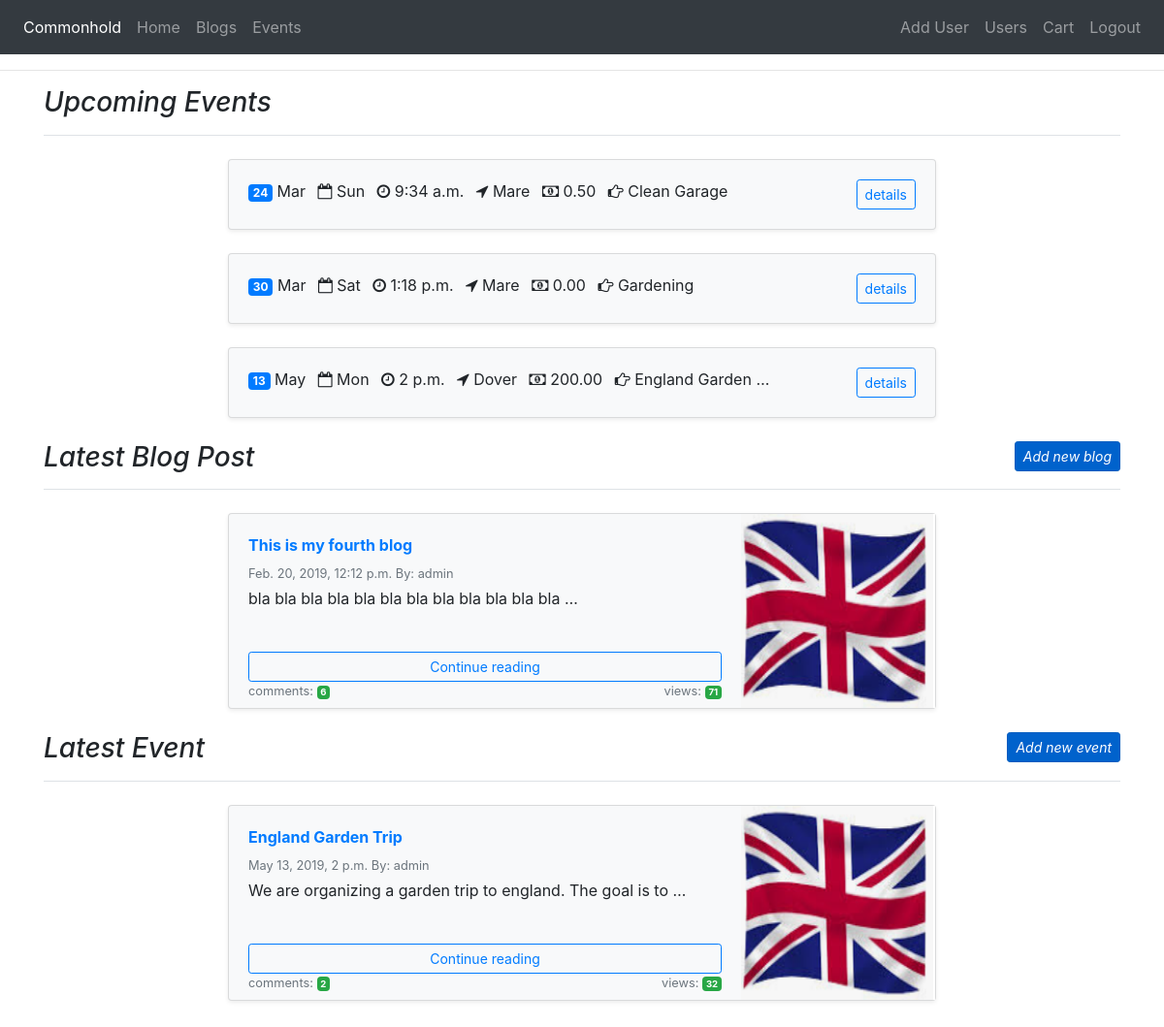
Page /accounts/overview/ (signed in) on the earlier database version.
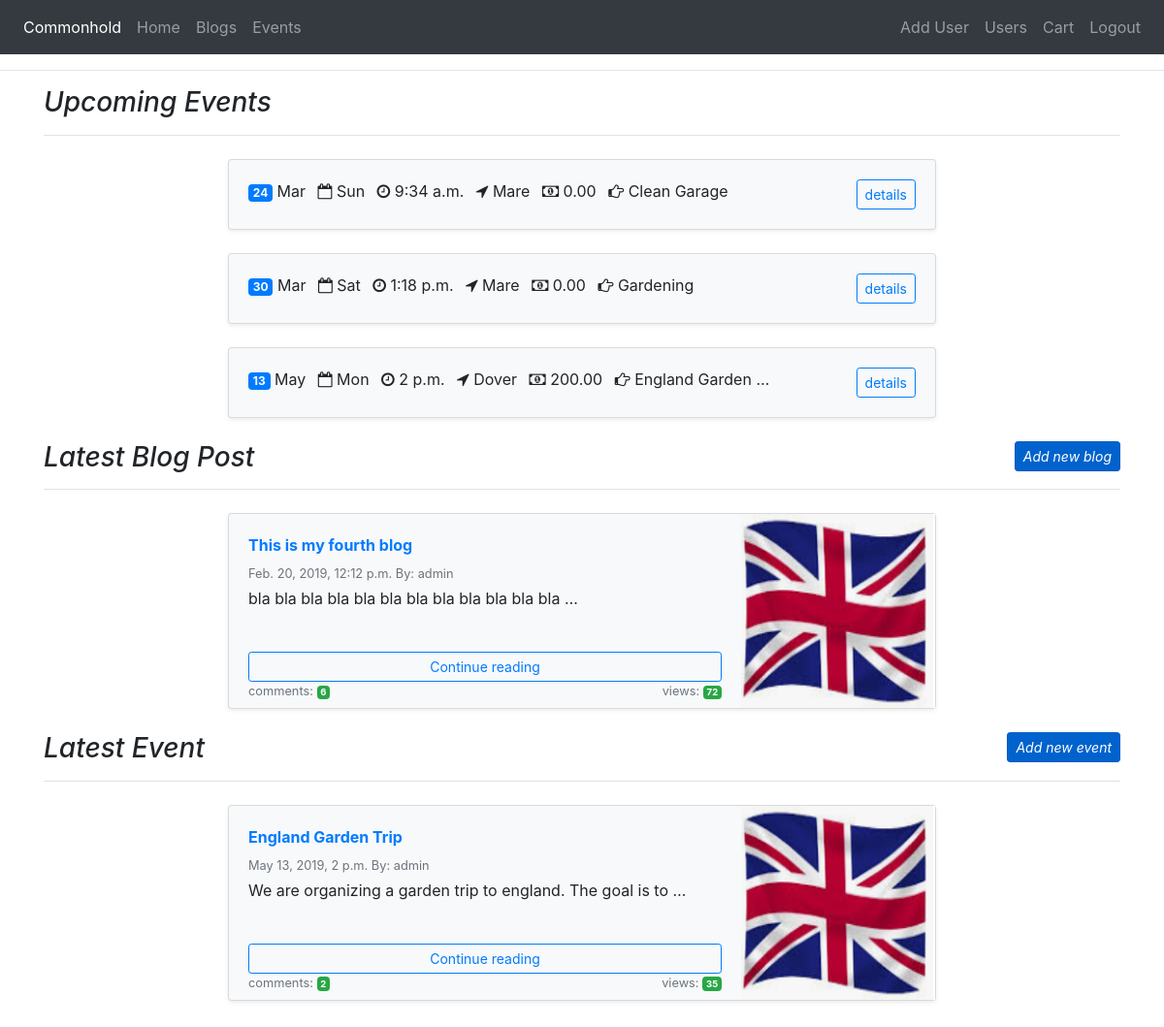
Same page on the later database version.
### events/models.py (models this page shows, shortened)
class Event(models.Model):
    author = models.ForeignKey(User, on_delete=models.CASCADE, related_name="event_author")
    title = models.CharField(max_length=200)
    details = models.TextField()
    location = models.CharField(max_length=200)
    views = models.IntegerField(default=0)
    price = models.DecimalField(max_digits=6, decimal_places=2)
    event_image = models.ImageField(upload_to="images", null=True, blank=True)
    scheduled_date_start = models.DateTimeField(blank=True, null=True)
    scheduled_date_end = models.DateTimeField(blank=True, null=True)
    published_date = models.DateTimeField(auto_now_add=True)

### blogs/models.py (models this page shows, shortened)
class Blog(models.Model):
    author = models.ForeignKey(User, on_delete=models.CASCADE, related_name="blog_author")
    title = models.CharField(max_length=200)
    content = models.TextField()
    published_date = models.DateTimeField(auto_now_add=True)
    views = models.IntegerField(default=0)
    blog_image = models.ImageField(upload_to="images", blank=True, null=True)

### accounts/views.py (the view)
@login_required
def overview(request):
    blogs = Blog.objects.filter(published_date__lte=timezone.now()).order_by('-published_date')[:1]
    events = Event.objects.filter(published_date__lte=timezone.now()).order_by('-published_date')[:1]
    upcoming_events = Event.objects.filter(scheduled_date_start__gte=timezone.now()).order_by('scheduled_date_start')[:4]
    blog_comments = BlogComment.objects.all()
    event_comments = EventComment.objects.all()
    return render(request, "overview.html", {'blogs': blogs, 'events': events,  'event_comments': event_comments, 'blog_comments': blog_comments, 'upcoming_events': upcoming_events })

### cart/contexts.py (called while the page is built)
def cart_contents(request):
    cart = request.session.get('cart', {})
    cart_items = []
    total = 0
    product_count = 0
    for id, quantity in cart.items():
        event = get_object_or_404(Event, pk=id)
        total += quantity * event.price
        product_count += quantity
        cart_items.append({'id':id, 'quantity': quantity, 'event': event})
    return { 'cart_items': cart_items, 'total': total,
        'product_count': product_count }

### accounts/templates/overview.html (shortened to what the changed rows need)
{% extends 'base.html' %}
{% block content %}
<div class="container">
   <div class="row justify-content-center">
   <div class="col-md-8">
   {% for up in upcoming_events %}
         <div class="card flex-md-row mb-4 shadow-sm h-md-250 bg-light">
            <div class="card-body d-flex flex-column less-padding-bottom">
                <ul class="list-inline">
                    <li class="list-inline-item"><span class="badge badge-primary">{{up.scheduled_date_start|date:"d"}}</span> {{up.scheduled_date_start|date:"b"|title}}</li>
                    <li class="list-inline-item"><i class="fa fa-calendar-o" aria-hidden="true"></i> {{up.scheduled_date_start|date:"D"}}</li>
                    <li class="list-inline-item"><i class="fa fa-clock-o" aria-hidden="true"></i> {{up.scheduled_date_start|date:"P"}}</li>
                    <li class="list-inline-item"><i class="fa fa-location-arrow" aria-hidden="true"></i> {{up.location}}</li>
                    <li class="list-inline-item"><i class="fa fa-money" aria-hidden="true"></i> {{up.price}}</li>
                    <li class="list-inline-item"><i class="fa fa-hand-o-right"></i> {{up.title|truncatechars:16}}</li>
                    <li class="list-inline-item floatright"><a class="btn btn-outline-primary btn-sm" role="button" href="{% url 'event_detail' up.id %}">details</a></li>
                </ul>
            </div>
        </div>
   {% endfor %}
    </div>
   </div>
   <div class="row justify-content-center">
      {% for blog in blogs %}
      <div class="col-md-8">
         <div class="card flex-md-row mb-4 shadow-sm h-md-250 bg-light">
            <div class="card-body d-flex flex-column less-padding-bottom">
                <strong class="d-inline-block mb-2 text-primary">{{blog.title}}</strong>
                <div class="mb-1 text-muted small">{{blog.published_date}} By: {{blog.author}} </div>
                <p class="card-text mb-auto">{{blog.content|truncatewords:12}}</p>
                <a class="btn btn-outline-primary btn-sm" role="button" href="{% url 'blog_detail' blog.id %}">Continue reading</a>
                <div class="mb-1 text-muted small">
                   <span>comments: </span><span class="badge badge-success">{{ blog.comment_blog.count }}</span>
                   <span class="floatright">views: <span class="badge badge-success">{{blog.views}}</span></span>
                </div>
            </div>
            <img class="card-img-right flex-auto d-none d-lg-block" alt="Thumbnail [200x250]" src="{{ MEDIA_URL }}{{ blog.blog_image }}" style="width: 200px; height: 200px;">
         </div>
      </div>
    {% endfor %}
   </div>
   <div class="row justify-content-center">
   {% for event in events %}
   <div class="col-md-8">
       <div class="card flex-md-row mb-4 shadow-sm h-md-250 bg-light">
           <div class="card-body d-flex flex-column less-padding-bottom">
               <strong class="d-inline-block mb-2 text-primary">{{event.title}}</strong>
               <div class="mb-1 text-muted small">{{event.scheduled_date_start}} By: {{event.author}} </div>
               <p class="card-text mb-auto">{{event.details|truncatewords:12}}</p>
               <a class="btn btn-outline-primary btn-sm" role="button" href="{% url 'event_detail' event.id %}">Continue reading</a>
               <div class="mb-1 text-muted small">
                   <span>comments: </span><span class="badge badge-success">{{ event.event_comment_id.count }}</span>
                   <span class="floatright">views: <span class="badge badge-success">{{event.views}}</span></span>
               </div>
           </div>
           <img class="card-img-right flex-auto d-none d-lg-block" alt="Thumbnail [200x250]" src="{{ MEDIA_URL }}{{ event.event_image }}" style="width: 200px; height: 200px;">
       </div>
   </div>
   {% endfor %}
</div>
<br>
{% endblock %}

Differences in the rows shown:
changed Event "Sun": price "0.50" → "0.00"
changed Event "May": views "32" → "35"
changed Blog "This is my fourth blog": views "71" → "72"
